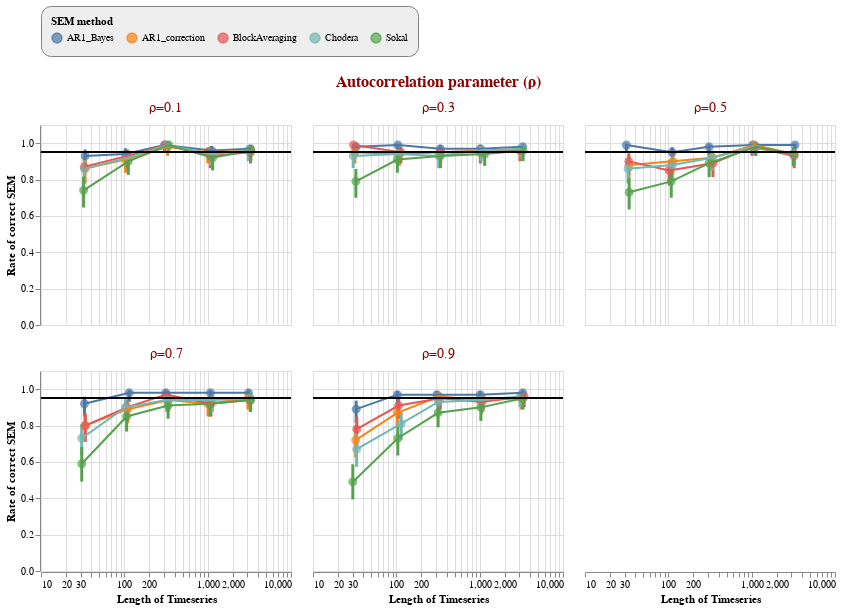

Notebook code cell kept with this figure:
### Markdown cell above
# Static version:

### Code cell
# the base chart
base = alt.Chart(data).transform_calculate(
    x_jittered = '0.15*random()*datum.timeSeriesLength+datum.timeSeriesLength',
     #ymin="datum.rate-datum.confInt",
     #ymax="datum.rate+datum.confInt",
    ymin = "datum.confIntLow",
    ymax = "datum.confIntHigh",
    goal='0.95')



#generate the scatter points:
points = base.mark_point(filled=True).encode(
    x=alt.X('x_jittered:Q', scale=alt.Scale(type='log'), title='Length of Timeseries'),
    y=alt.Y('rate:Q', scale=alt.Scale(domain=[0,1.04]), title='Rate of correct SEM'),
    size=alt.value(80),
    color=alt.Color('methodName', legend=alt.Legend(title="SEM method")))

#generate the scatter points:
line = base.mark_line().encode(
    x=alt.X('x_jittered:Q'),
    y=alt.Y('rate:Q'),
    color='methodName')

# scale=alt.Scale(type='log', domain=[0.001, 1000]),
#           axis=alt.Axis(tickCount=5)
    
#generate the 95% mark:
rule = base.mark_rule(color='black').encode(
    alt.Y('goal:Q'))

# generate the error bars:
# errorbars = base.mark_errorbar().encode(
#     alt.X("x_jittered:Q"),
#     alt.Y("ymin:Q", title=''),
#     alt.Y2("ymax:Q"),
#     color='methodName')

errorbars = base.mark_rule(strokeWidth=3).encode(
    alt.X("x_jittered:Q"),
    alt.Y("ymin:Q", title=''),
    alt.Y2("ymax:Q"),
    color='methodName'
)


selection = alt.selection_single(fields=['symbol']);

chart = alt.layer(
    
  errorbars,
  points,
  line,
  rule,
    
).properties(
    width=250,
    height=200
    ).add_selection(selection).facet(facet=alt.Facet('trueRho:N', 
                                                     title='Autocorrelation parameter (ρ)'), columns=3)


chart = chart.configure_header(titleColor='darkred',
                       titleFontSize=16,
                      labelColor='darkred',
                      labelFontSize=14)

chart = chart.configure_legend(
    strokeColor='gray',
    fillColor='#EEEEEE',
    padding=10,
    cornerRadius=10,
    orient='top'
)


chart

### Figure 1 — Vega-Lite specification as saved in the notebook (floating-point values rounded to 4 significant figures)
{"config": {"view": {"continuousWidth": 400, "continuousHeight": 300}, "header": {"labelColor": "darkred", "labelFontSize": 14, "titleColor": "darkred", "titleFontSize": 16}, "legend": {"cornerRadius": 10, "fillColor": "#EEEEEE", "orient": "top", "padding": 10, "strokeColor": "gray"}}, "data": {"name": "data-22f9b012e54337021c86ad1db4ef479a"}, "facet": {"type": "nominal", "field": "trueRho", "title": "Autocorrelation parameter (ρ)"}, "spec": {"layer": [{"mark": {"type": "rule", "strokeWidth": 3}, "encoding": {"color": {"type": "nominal", "field": "methodName"}, "x": {"type": "quantitative", "field": "x_jittered"}, "y": {"type": "quantitative", "field": "ymin", "title": ""}, "y2": {"field": "ymax"}}, "selection": {"selector011": {"type": "single", "fields": ["symbol"]}}, "transform": [{"calculate": "0.15*random()*datum.timeSeriesLength+datum.timeSeriesLength", "as": "x_jittered"}, {"calculate": "datum.confIntLow", "as": "ymin"}, {"calculate": "datum.confIntHigh", "as": "ymax"}, {"calculate": "0.95", "as": "goal"}]}, {"mark": {"type": "point", "filled": true}, "encoding": {"color": {"type": "nominal", "field": "methodName", "legend": {"title": "SEM method"}}, "size": {"value": 80}, "x": {"type": "quantitative", "field": "x_jittered", "scale": {"type": "log"}, "title": "Length of Timeseries"}, "y": {"type": "quantitative", "field": "rate", "scale": {"domain": [0, 1.04]}, "title": "Rate of correct SEM"}}, "transform": [{"calculate": "0.15*random()*datum.timeSeriesLength+datum.timeSeriesLength", "as": "x_jittered"}, {"calculate": "datum.confIntLow", "as": "ymin"}, {"calculate": "datum.confIntHigh", "as": "ymax"}, {"calculate": "0.95", "as": "goal"}]}, {"mark": "line", "encoding": {"color": {"type": "nominal", "field": "methodName"}, "x": {"type": "quantitative", "field": "x_jittered"}, "y": {"type": "quantitative", "field": "rate"}}, "transform": [{"calculate": "0.15*random()*datum.timeSeriesLength+datum.timeSeriesLength", "as": "x_jittered"}, {"calculate": "datum.confIntLow", "as": "ymin"}, {"calculate": "datum.confIntHigh", "as": "ymax"}, {"calculate": "0.95", "as": "goal"}]}, {"mark": {"type": "rule", "color": "black"}, "encoding": {"y": {"type": "quantitative", "field": "goal"}}, "transform": [{"calculate": "0.15*random()*datum.timeSeriesLength+datum.timeSeriesLength", "as": "x_jittered"}, {"calculate": "datum.confIntLow", "as": "ymin"}, {"calculate": "datum.confIntHigh", "as": "ymax"}, {"calculate": "0.95", "as": "goal"}]}], "height": 200, "width": 250}, "columns": 3, "$schema": "https://vega.github.io/schema/vega-lite/v4.8.1.json", "datasets": {"data-22f9b012e54337021c86ad1db4ef479a": [{"methodName": "AR1_Bayes", "timeSeriesLength": 30, "trueRho": "ρ=0.1", "rate": 0.93, "confInt": 0.05001, "confIntLow": 0.8624, "confIntHigh": 0.9652}, {"methodName": "AR1_Bayes", "timeSeriesLength": 30, "trueRho": "ρ=0.3", "rate": 0.98, "confInt": 0.02744, "confIntLow": 0.9303, "confIntHigh": 0.9938}, {"methodName": "AR1_Bayes", "timeSeriesLength": 30, "trueRho": "ρ=0.5", "rate": 0.99, "confInt": 0.0195, "confIntLow": 0.9461, "confIntHigh": 0.9976}, {"methodName": "AR1_Bayes", "timeSeriesLength": 30, "trueRho": "ρ=0.7", "rate": 0.92, "confInt": 0.05317, "confIntLow": 0.8499, "confIntHigh": 0.9584}, {"methodName": "AR1_Bayes", "timeSeriesLength": 30, "trueRho": "ρ=0.9", "rate": 0.89, "confInt": 0.06133, "confIntLow": 0.8135, "confIntHigh": 0.9371}, {"methodName": "AR1_Bayes", "timeSeriesLength": 100, "trueRho": "ρ=0.1", "rate": 0.94, "confInt": 0.04655, "confIntLow": 0.8752, "confIntHigh": 0.9717}, {"methodName": "AR1_Bayes", "timeSeriesLength": 100, "trueRho": "ρ=0.3", "rate": 0.99, "confInt": 0.0195, "confIntLow": 0.9461, "confIntHigh": 0.9976}, {"methodName": "AR1_Bayes", "timeSeriesLength": 100, "trueRho": "ρ=0.5", "rate": 0.95, "confInt": 0.04272, "confIntLow": 0.8882, "confIntHigh": 0.9779}, {"methodName": "AR1_Bayes", "timeSeriesLength": 100, "trueRho": "ρ=0.7", "rate": 0.98, "confInt": 0.02744, "confIntLow": 0.9303, "confIntHigh": 0.9938}, {"methodName": "AR1_Bayes", "timeSeriesLength": 100, "trueRho": "ρ=0.9", "rate": 0.97, "confInt": 0.03344, "confIntLow": 0.9156, "confIntHigh": 0.9891}, {"methodName": "AR1_Bayes", "timeSeriesLength": 300, "trueRho": "ρ=0.1", "rate": 0.99, "confInt": 0.0195, "confIntLow": 0.9461, "confIntHigh": 0.9976}, {"methodName": "AR1_Bayes", "timeSeriesLength": 300, "trueRho": "ρ=0.3", "rate": 0.97, "confInt": 0.03344, "confIntLow": 0.9156, "confIntHigh": 0.9891}, {"methodName": "AR1_Bayes", "timeSeriesLength": 300, "trueRho": "ρ=0.5", "rate": 0.98, "confInt": 0.02744, "confIntLow": 0.9303, "confIntHigh": 0.9938}, {"methodName": "AR1_Bayes", "timeSeriesLength": 300, "trueRho": "ρ=0.7", "rate": 0.98, "confInt": 0.02744, "confIntLow": 0.9303, "confIntHigh": 0.9938}, {"methodName": "AR1_Bayes", "timeSeriesLength": 300, "trueRho": "ρ=0.9", "rate": 0.97, "confInt": 0.03344, "confIntLow": 0.9156, "confIntHigh": 0.9891}, {"methodName": "AR1_Bayes", "timeSeriesLength": 1000, "trueRho": "ρ=0.1", "rate": 0.96, "confInt": 0.03841, "confIntLow": 0.9017, "confIntHigh": 0.9837}, {"methodName": "AR1_Bayes", "timeSeriesLength": 1000, "trueRho": "ρ=0.3", "rate": 0.97, "confInt": 0.03344, "confIntLow": 0.9156, "confIntHigh": 0.9891}, {"methodName": "AR1_Bayes", "timeSeriesLength": 1000, "trueRho": "ρ=0.5", "rate": 0.99, "confInt": 0.0195, "confIntLow": 0.9461, "confIntHigh": 0.9976}, {"methodName": "AR1_Bayes", "timeSeriesLength": 1000, "trueRho": "ρ=0.7", "rate": 0.98, "confInt": 0.02744, "confIntLow": 0.9303, "confIntHigh": 0.9938}, {"methodName": "AR1_Bayes", "timeSeriesLength": 1000, "trueRho": "ρ=0.9", "rate": 0.97, "confInt": 0.03344, "confIntLow": 0.9156, "confIntHigh": 0.9891}, {"methodName": "AR1_Bayes", "timeSeriesLength": 3000, "trueRho": "ρ=0.1", "rate": 0.97, "confInt": 0.03344, "confIntLow": 0.9156, "confIntHigh": 0.9891}, {"methodName": "AR1_Bayes", "timeSeriesLength": 3000, "trueRho": "ρ=0.3", "rate": 0.98, "confInt": 0.02744, "confIntLow": 0.9303, "confIntHigh": 0.9938}, {"methodName": "AR1_Bayes", "timeSeriesLength": 3000, "trueRho": "ρ=0.5", "rate": 0.99, "confInt": 0.0195, "confIntLow": 0.9461, "confIntHigh": 0.9976}, {"methodName": "AR1_Bayes", "timeSeriesLength": 3000, "trueRho": "ρ=0.7", "rate": 0.98, "confInt": 0.02744, "confIntLow": 0.9303, "confIntHigh": 0.9938}, {"methodName": "AR1_Bayes", "timeSeriesLength": 3000, "trueRho": "ρ=0.9", "rate": 0.98, "confInt": 0.02744, "confIntLow": 0.9303, "confIntHigh": 0.9938}, {"methodName": "AR1_correction", "timeSeriesLength": 30, "trueRho": "ρ=0.1", "rate": 0.86, "confInt": 0.06801, "confIntLow": 0.7784, "confIntHigh": 0.9144}, {"methodName": "AR1_correction", "timeSeriesLength": 30, "trueRho": "ρ=0.3", "rate": 0.95, "confInt": 0.04272, "confIntLow": 0.8882, "confIntHigh": 0.9779}, {"methodName": "AR1_correction", "timeSeriesLength": 30, "trueRho": "ρ=0.5", "rate": 0.88, "confInt": 0.06369, "confIntLow": 0.8017, "confIntHigh": 0.9296}, {"methodName": "AR1_correction", "timeSeriesLength": 30, "trueRho": "ρ=0.7", "rate": 0.8, "confInt": 0.0784, "confIntLow": 0.7109, "confIntHigh": 0.8664}, {"methodName": "AR1_correction", "timeSeriesLength": 30, "trueRho": "ρ=0.9", "rate": 0.72, "confInt": 0.088, "confIntLow": 0.6248, "confIntHigh": 0.7985}, {"methodName": "AR1_correction", "timeSeriesLength": 100, "trueRho": "ρ=0.1", "rate": 0.91, "confInt": 0.05609, "confIntLow": 0.8376, "confIntHigh": 0.9515}, {"methodName": "AR1_correction", "timeSeriesLength": 100, "trueRho": "ρ=0.3", "rate": 0.94, "confInt": 0.04655, "confIntLow": 0.8752, "confIntHigh": 0.9717}, {"methodName": "AR1_correction", "timeSeriesLength": 100, "trueRho": "ρ=0.5", "rate": 0.9, "confInt": 0.0588, "confIntLow": 0.8254, "confIntHigh": 0.9444}, {"methodName": "AR1_correction", "timeSeriesLength": 100, "trueRho": "ρ=0.7", "rate": 0.89, "confInt": 0.06133, "confIntLow": 0.8135, "confIntHigh": 0.9371}, {"methodName": "AR1_correction", "timeSeriesLength": 100, "trueRho": "ρ=0.9", "rate": 0.87, "confInt": 0.06592, "confIntLow": 0.79, "confIntHigh": 0.9221}, {"methodName": "AR1_correction", "timeSeriesLength": 300, "trueRho": "ρ=0.1", "rate": 0.98, "confInt": 0.02744, "confIntLow": 0.9303, "confIntHigh": 0.9938}, {"methodName": "AR1_correction", "timeSeriesLength": 300, "trueRho": "ρ=0.3", "rate": 0.95, "confInt": 0.04272, "confIntLow": 0.8882, "confIntHigh": 0.9779}, {"methodName": "AR1_correction", "timeSeriesLength": 300, "trueRho": "ρ=0.5", "rate": 0.92, "confInt": 0.05317, "confIntLow": 0.8499, "confIntHigh": 0.9584}, {"methodName": "AR1_correction", "timeSeriesLength": 300, "trueRho": "ρ=0.7", "rate": 0.94, "confInt": 0.04655, "confIntLow": 0.8752, "confIntHigh": 0.9717}, {"methodName": "AR1_correction", "timeSeriesLength": 300, "trueRho": "ρ=0.9", "rate": 0.96, "confInt": 0.03841, "confIntLow": 0.9017, "confIntHigh": 0.9837}, {"methodName": "AR1_correction", "timeSeriesLength": 1000, "trueRho": "ρ=0.1", "rate": 0.95, "confInt": 0.04272, "confIntLow": 0.8882, "confIntHigh": 0.9779}, {"methodName": "AR1_correction", "timeSeriesLength": 1000, "trueRho": "ρ=0.3", "rate": 0.96, "confInt": 0.03841, "confIntLow": 0.9017, "confIntHigh": 0.9837}, {"methodName": "AR1_correction", "timeSeriesLength": 1000, "trueRho": "ρ=0.5", "rate": 0.99, "confInt": 0.0195, "confIntLow": 0.9461, "confIntHigh": 0.9976}, {"methodName": "AR1_correction", "timeSeriesLength": 1000, "trueRho": "ρ=0.7", "rate": 0.92, "confInt": 0.05317, "confIntLow": 0.8499, "confIntHigh": 0.9584}, {"methodName": "AR1_correction", "timeSeriesLength": 1000, "trueRho": "ρ=0.9", "rate": 0.94, "confInt": 0.04655, "confIntLow": 0.8752, "confIntHigh": 0.9717}, {"methodName": "AR1_correction", "timeSeriesLength": 3000, "trueRho": "ρ=0.1", "rate": 0.96, "confInt": 0.03841, "confIntLow": 0.9017, "confIntHigh": 0.9837}, {"methodName": "AR1_correction", "timeSeriesLength": 3000, "trueRho": "ρ=0.3", "rate": 0.96, "confInt": 0.03841, "confIntLow": 0.9017, "confIntHigh": 0.9837}, {"methodName": "AR1_correction", "timeSeriesLength": 3000, "trueRho": "ρ=0.5", "rate": 0.94, "confInt": 0.04655, "confIntLow": 0.8752, "confIntHigh": 0.9717}, {"methodName": "AR1_correction", "timeSeriesLength": 3000, "trueRho": "ρ=0.7", "rate": 0.95, "confInt": 0.04272, "confIntLow": 0.8882, "confIntHigh": 0.9779}, {"methodName": "AR1_correction", "timeSeriesLength": 3000, "trueRho": "ρ=0.9", "rate": 0.95, "confInt": 0.04272, "confIntLow": 0.8882, "confIntHigh": 0.9779}, {"methodName": "BlockAveraging", "timeSeriesLength": 30, "trueRho": "ρ=0.1", "rate": 0.87, "confInt": 0.06592, "confIntLow": 0.79, "confIntHigh": 0.9221}, {"methodName": "BlockAveraging", "timeSeriesLength": 30, "trueRho": "ρ=0.3", "rate": 0.99, "confInt": 0.0195, "confIntLow": 0.9461, "confIntHigh": 0.9976}, {"methodName": "BlockAveraging", "timeSeriesLength": 30, "trueRho": "ρ=0.5", "rate": 0.9, "confInt": 0.0588, "confIntLow": 0.8254, "confIntHigh": 0.9444}, {"methodName": "BlockAveraging", "timeSeriesLength": 30, "trueRho": "ρ=0.7", "rate": 0.8, "confInt": 0.0784, "confIntLow": 0.7109, "confIntHigh": 0.8664}, {"methodName": "BlockAveraging", "timeSeriesLength": 30, "trueRho": "ρ=0.9", "rate": 0.78, "confInt": 0.08119, "confIntLow": 0.689, "confIntHigh": 0.8498}, {"methodName": "BlockAveraging", "timeSeriesLength": 100, "trueRho": "ρ=0.1", "rate": 0.93, "confInt": 0.05001, "confIntLow": 0.8624, "confIntHigh": 0.9652}, {"methodName": "BlockAveraging", "timeSeriesLength": 100, "trueRho": "ρ=0.3", "rate": 0.95, "confInt": 0.04272, "confIntLow": 0.8882, "confIntHigh": 0.9779}, {"methodName": "BlockAveraging", "timeSeriesLength": 100, "trueRho": "ρ=0.5", "rate": 0.85, "confInt": 0.06999, "confIntLow": 0.7669, "confIntHigh": 0.9067}, {"methodName": "BlockAveraging", "timeSeriesLength": 100, "trueRho": "ρ=0.7", "rate": 0.9, "confInt": 0.0588, "confIntLow": 0.8254, "confIntHigh": 0.9444}, {"methodName": "BlockAveraging", "timeSeriesLength": 100, "trueRho": "ρ=0.9", "rate": 0.91, "confInt": 0.05609, "confIntLow": 0.8376, "confIntHigh": 0.9515}, {"methodName": "BlockAveraging", "timeSeriesLength": 300, "trueRho": "ρ=0.1", "rate": 0.99, "confInt": 0.0195, "confIntLow": 0.9461, "confIntHigh": 0.9976}, {"methodName": "BlockAveraging", "timeSeriesLength": 300, "trueRho": "ρ=0.3", "rate": 0.95, "confInt": 0.04272, "confIntLow": 0.8882, "confIntHigh": 0.9779}, {"methodName": "BlockAveraging", "timeSeriesLength": 300, "trueRho": "ρ=0.5", "rate": 0.89, "confInt": 0.06133, "confIntLow": 0.8135, "confIntHigh": 0.9371}, {"methodName": "BlockAveraging", "timeSeriesLength": 300, "trueRho": "ρ=0.7", "rate": 0.97, "confInt": 0.03344, "confIntLow": 0.9156, "confIntHigh": 0.9891}, {"methodName": "BlockAveraging", "timeSeriesLength": 300, "trueRho": "ρ=0.9", "rate": 0.95, "confInt": 0.04272, "confIntLow": 0.8882, "confIntHigh": 0.9779}, {"methodName": "BlockAveraging", "timeSeriesLength": 1000, "trueRho": "ρ=0.1", "rate": 0.93, "confInt": 0.05001, "confIntLow": 0.8624, "confIntHigh": 0.9652}, {"methodName": "BlockAveraging", "timeSeriesLength": 1000, "trueRho": "ρ=0.3", "rate": 0.95, "confInt": 0.04272, "confIntLow": 0.8882, "confIntHigh": 0.9779}, {"methodName": "BlockAveraging", "timeSeriesLength": 1000, "trueRho": "ρ=0.5", "rate": 0.98, "confInt": 0.02744, "confIntLow": 0.9303, "confIntHigh": 0.9938}, {"methodName": "BlockAveraging", "timeSeriesLength": 1000, "trueRho": "ρ=0.7", "rate": 0.92, "confInt": 0.05317, "confIntLow": 0.8499, "confIntHigh": 0.9584}, {"methodName": "BlockAveraging", "timeSeriesLength": 1000, "trueRho": "ρ=0.9", "rate": 0.93, "confInt": 0.05001, "confIntLow": 0.8624, "confIntHigh": 0.9652}, {"methodName": "BlockAveraging", "timeSeriesLength": 3000, "trueRho": "ρ=0.1", "rate": 0.95, "confInt": 0.04272, "confIntLow": 0.8882, "confIntHigh": 0.9779}, {"methodName": "BlockAveraging", "timeSeriesLength": 3000, "trueRho": "ρ=0.3", "rate": 0.96, "confInt": 0.03841, "confIntLow": 0.9017, "confIntHigh": 0.9837}, {"methodName": "BlockAveraging", "timeSeriesLength": 3000, "trueRho": "ρ=0.5", "rate": 0.93, "confInt": 0.05001, "confIntLow": 0.8624, "confIntHigh": 0.9652}, {"methodName": "BlockAveraging", "timeSeriesLength": 3000, "trueRho": "ρ=0.7", "rate": 0.94, "confInt": 0.04655, "confIntLow": 0.8752, "confIntHigh": 0.9717}, {"methodName": "BlockAveraging", "timeSeriesLength": 3000, "trueRho": "ρ=0.9", "rate": 0.96, "confInt": 0.03841, "confIntLow": 0.9017, "confIntHigh": 0.9837}, {"methodName": "Chodera", "timeSeriesLength": 30, "trueRho": "ρ=0.1", "rate": 0.86, "confInt": 0.06801, "confIntLow": 0.7784, "confIntHigh": 0.9144}, {"methodName": "Chodera", "timeSeriesLength": 30, "trueRho": "ρ=0.3", "rate": 0.93, "confInt": 0.05001, "confIntLow": 0.8624, "confIntHigh": 0.9652}, {"methodName": "Chodera", "timeSeriesLength": 30, "trueRho": "ρ=0.5", "rate": 0.86, "confInt": 0.06801, "confIntLow": 0.7784, "confIntHigh": 0.9144}, {"methodName": "Chodera", "timeSeriesLength": 30, "trueRho": "ρ=0.7", "rate": 0.73, "confInt": 0.08702, "confIntLow": 0.6354, "confIntHigh": 0.8072}, {"methodName": "Chodera", "timeSeriesLength": 30, "trueRho": "ρ=0.9", "rate": 0.67, "confInt": 0.09216, "confIntLow": 0.5728, "confIntHigh": 0.7544}, {"methodName": "Chodera", "timeSeriesLength": 100, "trueRho": "ρ=0.1", "rate": 0.92, "confInt": 0.05317, "confIntLow": 0.8499, "confIntHigh": 0.9584}, {"methodName": "Chodera", "timeSeriesLength": 100, "trueRho": "ρ=0.3", "rate": 0.94, "confInt": 0.04655, "confIntLow": 0.8752, "confIntHigh": 0.9717}, {"methodName": "Chodera", "timeSeriesLength": 100, "trueRho": "ρ=0.5", "rate": 0.88, "confInt": 0.06369, "confIntLow": 0.8017, "confIntHigh": 0.9296}, {"methodName": "Chodera", "timeSeriesLength": 100, "trueRho": "ρ=0.7", "rate": 0.9, "confInt": 0.0588, "confIntLow": 0.8254, "confIntHigh": 0.9444}, {"methodName": "Chodera", "timeSeriesLength": 100, "trueRho": "ρ=0.9", "rate": 0.81, "confInt": 0.07689, "confIntLow": 0.7219, "confIntHigh": 0.8746}, {"methodName": "Chodera", "timeSeriesLength": 300, "trueRho": "ρ=0.1", "rate": 0.99, "confInt": 0.0195, "confIntLow": 0.9461, "confIntHigh": 0.9976}, {"methodName": "Chodera", "timeSeriesLength": 300, "trueRho": "ρ=0.3", "rate": 0.93, "confInt": 0.05001, "confIntLow": 0.8624, "confIntHigh": 0.9652}, {"methodName": "Chodera", "timeSeriesLength": 300, "trueRho": "ρ=0.5", "rate": 0.92, "confInt": 0.05317, "confIntLow": 0.8499, "confIntHigh": 0.9584}, {"methodName": "Chodera", "timeSeriesLength": 300, "trueRho": "ρ=0.7", "rate": 0.94, "confInt": 0.04655, "confIntLow": 0.8752, "confIntHigh": 0.9717}, {"methodName": "Chodera", "timeSeriesLength": 300, "trueRho": "ρ=0.9", "rate": 0.93, "confInt": 0.05001, "confIntLow": 0.8624, "confIntHigh": 0.9652}, {"methodName": "Chodera", "timeSeriesLength": 1000, "trueRho": "ρ=0.1", "rate": 0.94, "confInt": 0.04655, "confIntLow": 0.8752, "confIntHigh": 0.9717}, {"methodName": "Chodera", "timeSeriesLength": 1000, "trueRho": "ρ=0.3", "rate": 0.96, "confInt": 0.03841, "confIntLow": 0.9017, "confIntHigh": 0.9837}, {"methodName": "Chodera", "timeSeriesLength": 1000, "trueRho": "ρ=0.5", "rate": 0.98, "confInt": 0.02744, "confIntLow": 0.9303, "confIntHigh": 0.9938}, {"methodName": "Chodera", "timeSeriesLength": 1000, "trueRho": "ρ=0.7", "rate": 0.94, "confInt": 0.04655, "confIntLow": 0.8752, "confIntHigh": 0.9717}, {"methodName": "Chodera", "timeSeriesLength": 1000, "trueRho": "ρ=0.9", "rate": 0.94, "confInt": 0.04655, "confIntLow": 0.8752, "confIntHigh": 0.9717}, {"methodName": "Chodera", "timeSeriesLength": 3000, "trueRho": "ρ=0.1", "rate": 0.96, "confInt": 0.03841, "confIntLow": 0.9017, "confIntHigh": 0.9837}, {"methodName": "Chodera", "timeSeriesLength": 3000, "trueRho": "ρ=0.3", "rate": 0.97, "confInt": 0.03344, "confIntLow": 0.9156, "confIntHigh": 0.9891}, {"methodName": "Chodera", "timeSeriesLength": 3000, "trueRho": "ρ=0.5", "rate": 0.94, "confInt": 0.04655, "confIntLow": 0.8752, "confIntHigh": 0.9717}, {"methodName": "Chodera", "timeSeriesLength": 3000, "trueRho": "ρ=0.7", "rate": 0.95, "confInt": 0.04272, "confIntLow": 0.8882, "confIntHigh": 0.9779}, {"methodName": "Chodera", "timeSeriesLength": 3000, "trueRho": "ρ=0.9", "rate": 0.96, "confInt": 0.03841, "confIntLow": 0.9017, "confIntHigh": 0.9837}, {"methodName": "Sokal", "timeSeriesLength": 30, "trueRho": "ρ=0.1", "rate": 0.74, "confInt": 0.08597, "confIntLow": 0.646, "confIntHigh": 0.8159}, {"methodName": "Sokal", "timeSeriesLength": 30, "trueRho": "ρ=0.3", "rate": 0.79, "confInt": 0.07983, "confIntLow": 0.6999, "confIntHigh": 0.8582}, {"methodName": "Sokal", "timeSeriesLength": 30, "trueRho": "ρ=0.5", "rate": 0.73, "confInt": 0.08702, "confIntLow": 0.6354, "confIntHigh": 0.8072}, {"methodName": "Sokal", "timeSeriesLength": 30, "trueRho": "ρ=0.7", "rate": 0.59, "confInt": 0.0964, "confIntLow": 0.4918, "confIntHigh": 0.6814}, {"methodName": "Sokal", "timeSeriesLength": 30, "trueRho": "ρ=0.9", "rate": 0.49, "confInt": 0.09798, "confIntLow": 0.394, "confIntHigh": 0.5867}, {"methodName": "Sokal", "timeSeriesLength": 100, "trueRho": "ρ=0.1", "rate": 0.9, "confInt": 0.0588, "confIntLow": 0.8254, "confIntHigh": 0.9444}, {"methodName": "Sokal", "timeSeriesLength": 100, "trueRho": "ρ=0.3", "rate": 0.91, "confInt": 0.05609, "confIntLow": 0.8376, "confIntHigh": 0.9515}, {"methodName": "Sokal", "timeSeriesLength": 100, "trueRho": "ρ=0.5", "rate": 0.79, "confInt": 0.07983, "confIntLow": 0.6999, "confIntHigh": 0.8582}, {"methodName": "Sokal", "timeSeriesLength": 100, "trueRho": "ρ=0.7", "rate": 0.85, "confInt": 0.06999, "confIntLow": 0.7669, "confIntHigh": 0.9067}, {"methodName": "Sokal", "timeSeriesLength": 100, "trueRho": "ρ=0.9", "rate": 0.73, "confInt": 0.08702, "confIntLow": 0.6354, "confIntHigh": 0.8072}, {"methodName": "Sokal", "timeSeriesLength": 300, "trueRho": "ρ=0.1", "rate": 0.99, "confInt": 0.0195, "confIntLow": 0.9461, "confIntHigh": 0.9976}, {"methodName": "Sokal", "timeSeriesLength": 300, "trueRho": "ρ=0.3", "rate": 0.93, "confInt": 0.05001, "confIntLow": 0.8624, "confIntHigh": 0.9652}, {"methodName": "Sokal", "timeSeriesLength": 300, "trueRho": "ρ=0.5", "rate": 0.89, "confInt": 0.06133, "confIntLow": 0.8135, "confIntHigh": 0.9371}, {"methodName": "Sokal", "timeSeriesLength": 300, "trueRho": "ρ=0.7", "rate": 0.91, "confInt": 0.05609, "confIntLow": 0.8376, "confIntHigh": 0.9515}, {"methodName": "Sokal", "timeSeriesLength": 300, "trueRho": "ρ=0.9", "rate": 0.87, "confInt": 0.06592, "confIntLow": 0.79, "confIntHigh": 0.9221}, {"methodName": "Sokal", "timeSeriesLength": 1000, "trueRho": "ρ=0.1", "rate": 0.92, "confInt": 0.05317, "confIntLow": 0.8499, "confIntHigh": 0.9584}, {"methodName": "Sokal", "timeSeriesLength": 1000, "trueRho": "ρ=0.3", "rate": 0.94, "confInt": 0.04655, "confIntLow": 0.8752, "confIntHigh": 0.9717}, {"methodName": "Sokal", "timeSeriesLength": 1000, "trueRho": "ρ=0.5", "rate": 0.98, "confInt": 0.02744, "confIntLow": 0.9303, "confIntHigh": 0.9938}, {"methodName": "Sokal", "timeSeriesLength": 1000, "trueRho": "ρ=0.7", "rate": 0.92, "confInt": 0.05317, "confIntLow": 0.8499, "confIntHigh": 0.9584}, {"methodName": "Sokal", "timeSeriesLength": 1000, "trueRho": "ρ=0.9", "rate": 0.9, "confInt": 0.0588, "confIntLow": 0.8254, "confIntHigh": 0.9444}, {"methodName": "Sokal", "timeSeriesLength": 3000, "trueRho": "ρ=0.1", "rate": 0.96, "confInt": 0.03841, "confIntLow": 0.9017, "confIntHigh": 0.9837}, {"methodName": "Sokal", "timeSeriesLength": 3000, "trueRho": "ρ=0.3", "rate": 0.96, "confInt": 0.03841, "confIntLow": 0.9017, "confIntHigh": 0.9837}, {"methodName": "Sokal", "timeSeriesLength": 3000, "trueRho": "ρ=0.5", "rate": 0.94, "confInt": 0.04655, "confIntLow": 0.8752, "confIntHigh": 0.9717}, {"methodName": "Sokal", "timeSeriesLength": 3000, "trueRho": "ρ=0.7", "rate": 0.94, "confInt": 0.04655, "confIntLow": 0.8752, "confIntHigh": 0.9717}, {"methodName": "Sokal", "timeSeriesLength": 3000, "trueRho": "ρ=0.9", "rate": 0.95, "confInt": 0.04272, "confIntLow": 0.8882, "confIntHigh": 0.9779}]}}
